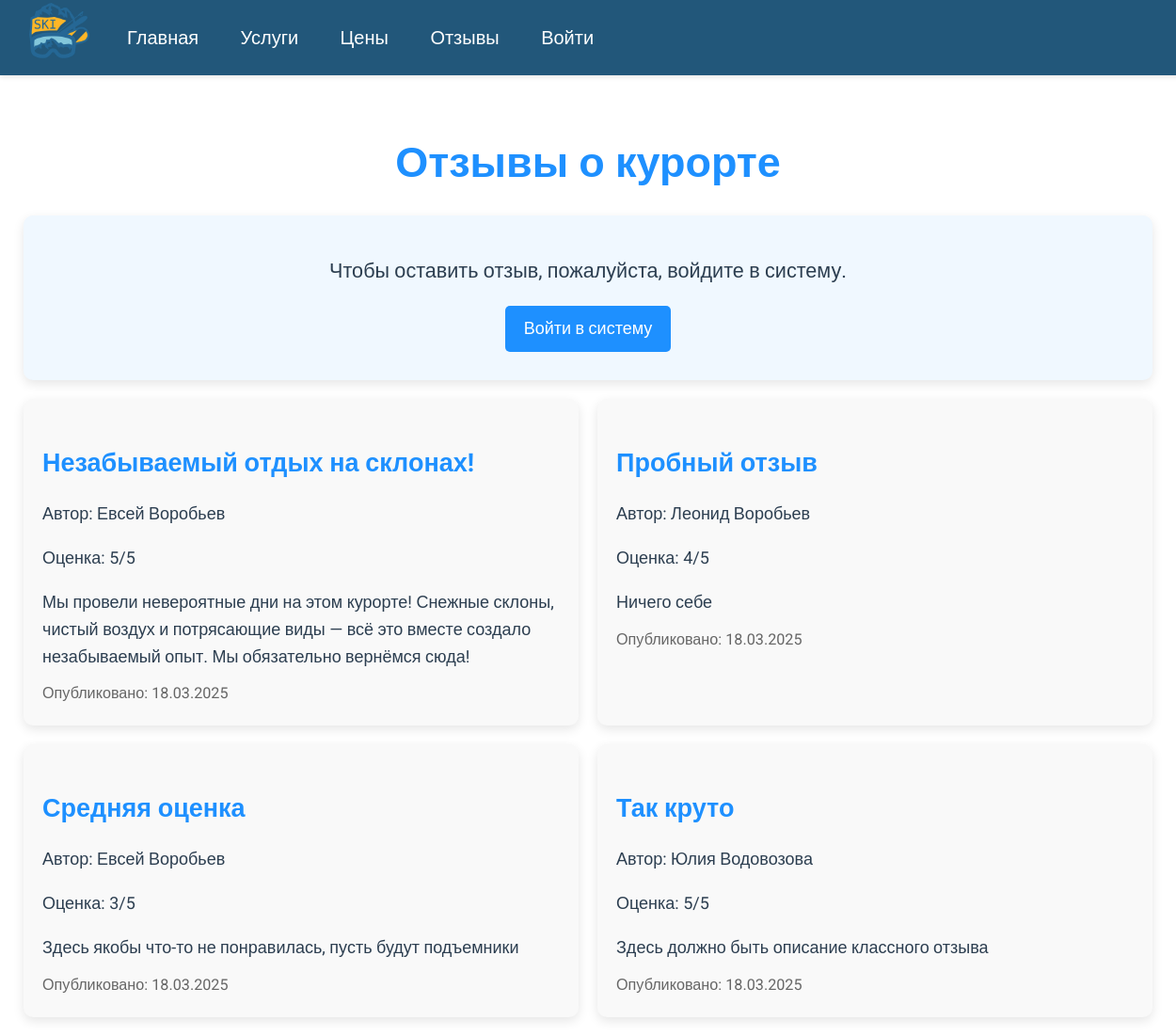
The page /reviews/ on the database as committed earlier.
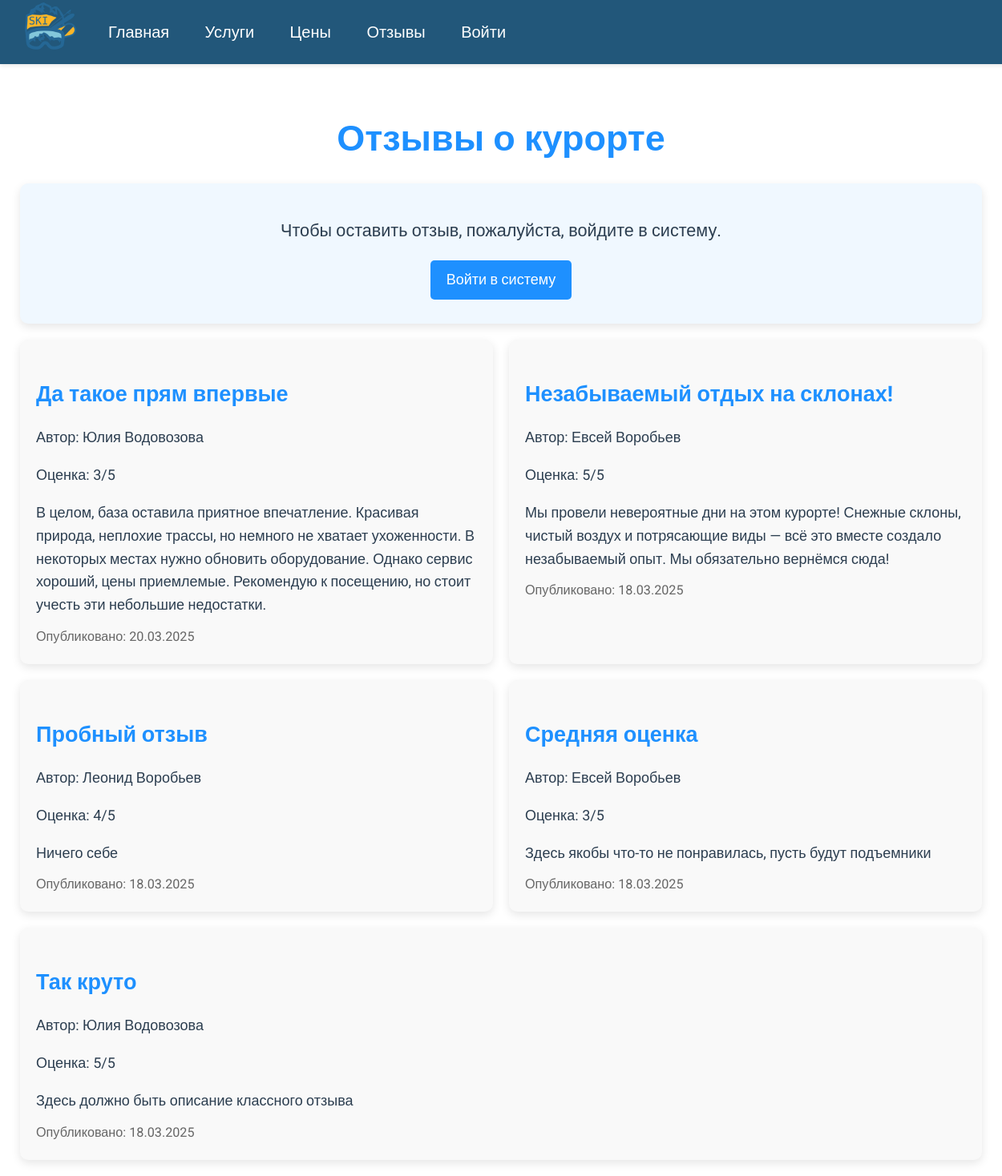
The same page on the database as committed later.
### core/models.py (models this page shows, shortened)
class Review(models.Model):
    user = models.ForeignKey(User, on_delete=models.CASCADE)
    title = models.CharField(max_length=100)
    content = models.TextField()
    rating = models.IntegerField(choices=[(i, i) for i in range(1, 6)])  # Оценка от 1 до 5
    created_at = models.DateTimeField(auto_now_add=True)
    approved = models.BooleanField(default=False)

### core/views.py (the view)
# urls.py: path('reviews/', views.review_list, name='review_list'),
def review_list(request):
    reviews = Review.objects.filter(approved=True).order_by('-created_at')
    return render(request, 'review_list.html', {'reviews': reviews})

### core/templates/review_list.html (shortened to what this page needs)
{% extends 'base.html' %}
{% block content %}
<div class="container">
    <h2>Отзывы о курорте</h2>
    {% if user.is_authenticated %}
        <a href="{% url 'create_review' %}" class="btn btn-primary">Оставить отзыв</a>
    {% else %}
        <div class="login-prompt">
            <p>Чтобы оставить отзыв, пожалуйста, войдите в систему.</p>
            <a href="{% url 'login' %}" class="btn-login">Войти в систему</a>
        </div>
    {% endif %}
    <div class="reviews-container">
        {% for review in reviews %}
            <div class="review-card">
                <h3>{{ review.title }}</h3>
                <p>Автор: {{ review.user.first_name }} {{ review.user.last_name }}</p>
                <p>Оценка: {{ review.rating }}/5</p>
                <p>{{ review.content }}</p>
                <small>Опубликовано: {{ review.created_at|date:"d.m.Y" }}</small>
            </div>
        {% empty %}
            <p class="empty-message">Пока нет отзывов</p>
        {% endfor %}
    </div>
</div>
{% endblock %}

### core/templates/base.html (shortened to what this page needs)
<!DOCTYPE html>
{% load static %}
<html lang="ru">
<head>
    <link rel="stylesheet" href="{% static 'css/style.css' %}">
</head>
<body>
<header>
    <nav class="navbar">
        <a href="{% url 'home' %}" class="logo-link">
            <img src="{% static 'image/logo1.png' %}" alt="Логотип курорта" class="logo">
        </a>
        <div class="nav-links">
            <a href="{% url 'home' %}">Главная</a>
            <a href="{% url 'services' %}">Услуги</a>
            <a href="{% url 'pricing' %}">Цены</a>
            <a href="{% url 'review_list' %}">Отзывы</a>
            {% if user.is_authenticated %}
                {% if user.is_staff %}
                    <a href="{% url 'bookings_admin' %}">Бронирования</a>
                    <a href="/admin/" class="admin-link">Администрирование</a>
                {% else %}
                    <a href="{% url 'profile' %}">Профиль</a>
                {% endif %}
                <a href="{% url 'logout' %}">Выйти</a>
            {% else %}
                <a href="{% url 'login' %}">Войти</a>
            {% endif %}
        </div>
    </nav>
</header>
<main>
    {% block content %}{% endblock %}
</main>
</body>
</html>

### core/static/css/style.css (style rules this page uses)
body { font-family: 'Roboto', sans-serif; margin: 0; padding: 0; background-color: #22577a; color: #333; font-size: 18px; }
.navbar { background-color: #22577a; color: #fff; padding: 10px 20px; display: flex; align-items: center; position: fixed; top: 0; left: 0; width: 100%; justify-content: flex-start; box-shadow: 0px 2px 5px rgba(0, 0, 0, 0.1); z-index: 1000; height: 60px; }
.navbar .logo-link { margin-right: 20px; }
.navbar .logo { width: 80px; height: auto; }
.nav-links a { color: #fff; text-decoration: none; padding: 10px 15px; margin-right: 10px; font-weight: 500; font-size: 20px; transition: all 0.3s ease; position: relative; }
.nav-links a::after { content: ''; position: absolute; left: 0; bottom: 0; width: 100%; height: 2px; background-color: #FFD700; transform: scaleX(0); transform-origin: bottom right; transition: transform 0.3s ease; }

### core/templates/review_list.html (style rules this page uses)
body { font-family: 'Roboto', sans-serif; margin: 0; padding: 0; background-color: white; color: #343a40; line-height: 1.6; }
.container { width: 100%; max-width: 1200px; margin: 0 auto; padding: 20px; margin-top: 80px; }
h2 { text-align: center; color: #1e90ff; font-size: 2.5em; margin-bottom: 20px; font-weight: 700; }
.btn-login { background-color: #1e90ff; color: white; padding: 10px 20px; border: none; border-radius: 5px; cursor: pointer; display: inline-block; margin: 10px 0; text-decoration: none; text-align: center; max-width: 200px; }
.reviews-container { display: flex; flex-wrap: wrap; gap: 20px; justify-content: flex-start; }
.review-card { flex: 1 1 calc(33.33% - 20px); background-color: #f9f9f9; padding: 20px; border-radius: 10px; box-shadow: 0 4px 12px rgba(0, 0, 0, 0.1); transition: transform 0.3s ease, box-shadow 0.3s ease; }
.review-card h3 { font-size: 1.5em; margin-bottom: 10px; color: #1e90ff; }
.review-card p { font-size: 1em; margin-bottom: 10px; color: #2c3e50; }
.review-card small { font-size: 0.9em; color: #666; }
.login-prompt { background-color: #f0f8ff; padding: 20px; border-radius: 10px; text-align: center; margin-bottom: 20px; box-shadow: 0 4px 12px rgba(0, 0, 0, 0.1); }
.login-prompt p { font-size: 1.2em; color: #2c3e50; margin-bottom: 10px; }

Rows that differ between the two databases and show on the page:
now on this page (row edited): Review: title "Да такое прям впервые", user.first_name "Юлия", user.last_name "Водовозова", rating "3", content "В целом, база оставила приятное впечатление. Красивая природа, неплохие трассы, но немного не хватает ухоженности. В некоторых местах нужно обновить оборудование. Однако сервис хороший, цены приемлемые. Рекомендую к посещению, но стоит учесть эти небольшие недостатки.", created_at "20.03.2025"
